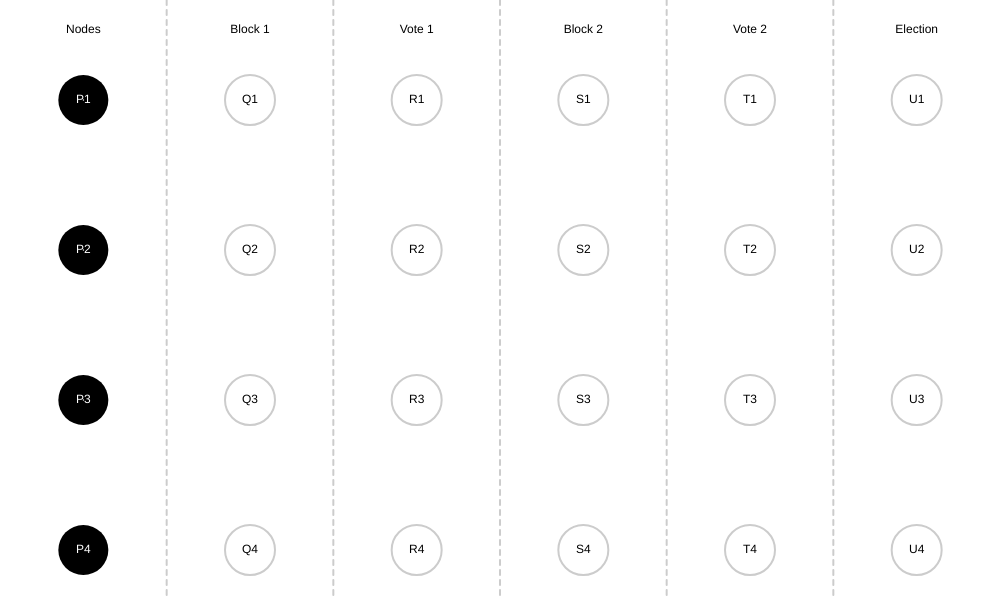
Frame 1 (no input)
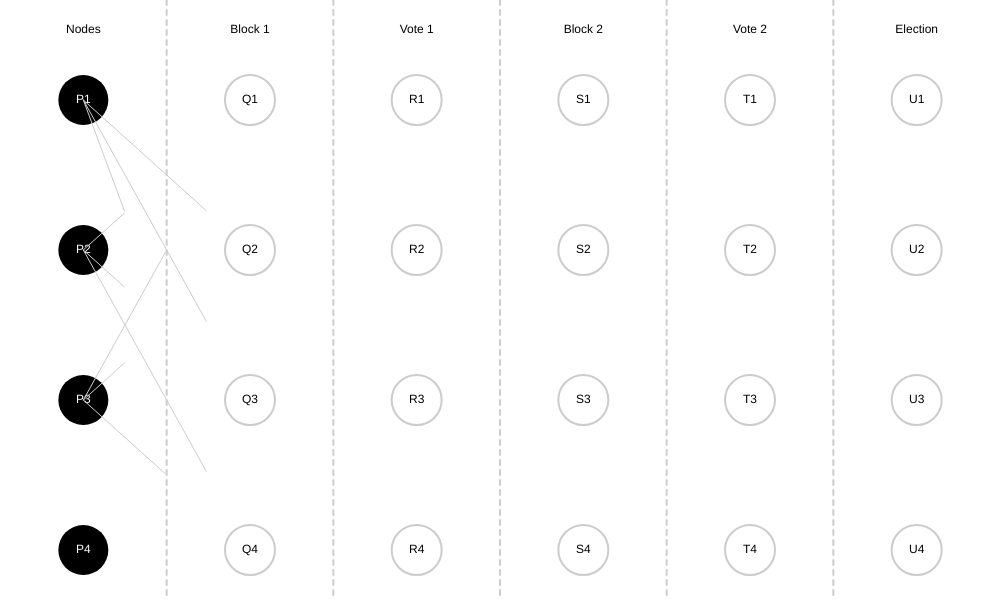
Frame 60 (no input)
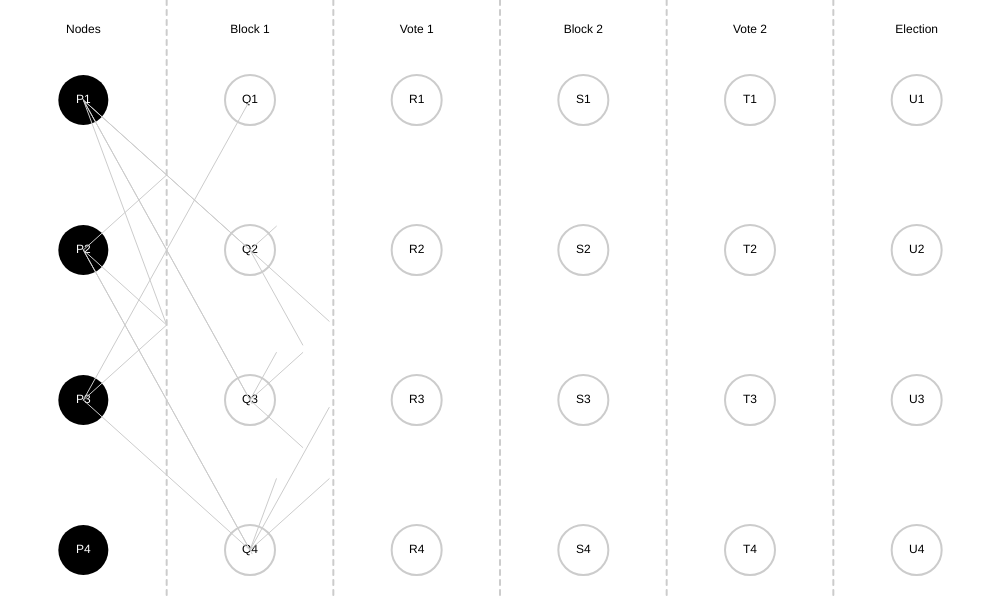
Frame 120 (the mouse pressed at the canvas centre since frame 60)

The p5.js sketch that drew these frames (run headless with seeded random() and noise() and a simulated clock; from frame 60 on, the mouse is pressed at the canvas centre):

// p5.js sketch
// ── sketch.js
let nodes = [];
let points = [];
let stages = ['Nodes', 'Block 1', 'Vote 1', 'Block 2', 'Vote 2', 'Election'];
let stageWidth;
let totalSteps = 120; // Nombre de frames pour compléter une étape
let traits = [];
let restartTime = 6000; // 6 secondes
let simulationEnded = false;
let endTime = 0;

const voteColors = {
  100: '#FFB6C1',   // LightPink
  250: '#ADD8E6',   // LightBlue
  400: '#90EE90',   // LightGreen
  550: '#FFD700'    // LightYellow
};

class Node {
  constructor(x, y, label, startDelay) {
    this.x = x;
    this.y = y;
    this.label = label;
    this.sent = false;
    this.stage = 0; // Nœuds toujours au stage 0
    this.startDelay = startDelay;
    this.startTime = millis();
  }

  draw() {
    fill(0);
    ellipse(this.x, this.y, 50, 50);
    fill(255);
    textAlign(CENTER, CENTER);
    text(this.label, this.x, this.y);
  }

  sendTraits() {
    if (!this.sent && millis() - this.startTime >= this.startDelay) {
      for (let point of points) {
        if (point.stage === 1 && this.y !== point.y) {
          let trait = new Trait(this.x, this.y, point.x, point.y, 0, '#CCCCCC'); // Couleur pastel pour le trait
          traits.push(trait);
        }
      }
      this.sent = true;
    }
  }
}

class Point {
  constructor(x, y, label, stage) {
    this.x = x;
    this.y = y;
    this.label = label;
    this.received = 0;
    this.stage = stage;
    this.sent = false;
    this.color = '#CCCCCC'; // Couleur pastel par défaut pour les cercles
  }

  draw() {
    stroke(this.color);
    fill(255);
    ellipse(this.x, this.y, 50, 50);
    fill(0);
    noStroke();
    textAlign(CENTER, CENTER);
    text(this.label, this.x, this.y);
  }

  sendTraits() {
    let requiredReceived = (this.stage === 3 || this.stage === 5) ? 3 : 1;

    if (this.received >= requiredReceived && !this.sent) {
      for (let point of points) {
        if (this.stage + 1 === point.stage && this.y !== point.y) {
          let trait = new Trait(this.x, this.y, point.x, point.y, 0, '#CCCCCC'); // Couleur pastel pour le trait
          traits.push(trait);
        }
      }
      this.sent = true;
    }
  }

  receiveTrait(trait) {
    if (this.stage === 2 || this.stage === 4) { // Changement de couleur pour Vote 1 et Vote 2
      this.color = voteColors[this.y] || '#CCCCCC'; // Utilisation de la couleur associée
      trait.color = this.color;
    }
    this.received++;
  }
}

class Trait {
  constructor(startX, startY, endX, endY, stepProgress, color) {
    this.startX = startX;
    this.startY = startY;
    this.endX = endX;
    this.endY = endY;
    this.stepProgress = stepProgress;
    this.color = color;
    this.arrived = false;
    this.speed = Math.floor(Math.random() * 3) + 1; // Vitesse aléatoire entre 1 et 3
  }

  draw() {
    stroke(this.color);
    strokeWeight(1);
    line(this.startX, this.startY, lerp(this.startX, this.endX, this.stepProgress), lerp(this.startY, this.endY, this.stepProgress));
    if (!this.arrived) {
      this.stepProgress += this.speed / (totalSteps * 2);
      if (this.stepProgress >= 1) {
        this.arrived = true;
        for (let point of points) {
          if (dist(this.endX, this.endY, point.x, point.y) < 1) {
            point.receiveTrait(this);
          }
        }
        // Vérification si la simulation est terminée
        if (traits.every(trait => trait.arrived)) {
          simulationEnded = true;
          endTime = millis();
        }
      }
    } else {
      stroke(this.color);
      strokeWeight(1);
      line(this.startX, this.startY, this.endX, this.endY);
    }
  }

  checkArrival() {
    return this.arrived;
  }
}

function setup() {
  createCanvas(1000, 600);
  stageWidth = width / stages.length;
  initializeNodesAndPoints();
}

function draw() {
  background(255);
  drawTimeStages();
  drawPoints();

  for (let node of nodes) {
    node.draw();
    node.sendTraits();
  }

  for (let point of points) {
    point.draw();
    point.sendTraits();
  }

  for (let trait of traits) {
    trait.draw();
  }

  if (simulationEnded) {
    if (millis() - endTime >= restartTime) {
      initializeNodesAndPoints();
      simulationEnded = false;
    }
  }
}

function drawTimeStages() {
  stroke('#CCCCCC'); // Couleur pastel pour les lignes de temps
  strokeWeight(2);
  for (let i = 1; i < stages.length; i++) {
    let x = i * stageWidth;
    for (let y = 0; y < height; y += 10) {
      line(x, y, x, y + 5);
    }
  }

  // Dessiner les étiquettes des étapes
  fill(0);
  noStroke();
  textAlign(CENTER, CENTER);
  for (let i = 0; i < stages.length; i++) {
    let x = i * stageWidth + stageWidth / 2;
    text(stages[i], x, 30);
  }
}

function drawPoints() {
  fill('#CCCCCC'); // Couleur pastel pour les cercles
  noStroke();
  for (let point of points) {
    for (let i = 1; i < stages.length; i++) {
      let x = i * stageWidth + stageWidth / 2;
      ellipse(x, point.y, 10, 10);
    }
  }
}

function initializeNodesAndPoints() {
  nodes = [];
  points = [];
  traits = [];
  simulationEnded = false;

  nodes.push(new Node(stageWidth / 2, 100, 'P1', 0));
  nodes.push(new Node(stageWidth / 2, 250, 'P2', 0));
  nodes.push(new Node(stageWidth / 2, 400, 'P3', 0));
  nodes.push(new Node(stageWidth / 2, 550, 'P4', 3000)); // Ajout d'un délai de 3000 millisecondes pour P4

  points.push(new Point(stageWidth * 1.5, 100, 'Q1', 1));
  points.push(new Point(stageWidth * 1.5, 250, 'Q2', 1));
  points.push(new Point(stageWidth * 1.5, 400, 'Q3', 1));
  points.push(new Point(stageWidth * 1.5, 550, 'Q4', 1));

  points.push(new Point(stageWidth * 2.5, 100, 'R1', 2));
  points.push(new Point(stageWidth * 2.5, 250, 'R2', 2));
  points.push(new Point(stageWidth * 2.5, 400, 'R3', 2));
  points.push(new Point(stageWidth * 2.5, 550, 'R4', 2));

  points.push(new Point(stageWidth * 3.5, 100, 'S1', 3));
  points.push(new Point(stageWidth * 3.5, 250, 'S2', 3));
  points.push(new Point(stageWidth * 3.5, 400, 'S3', 3));
  points.push(new Point(stageWidth * 3.5, 550, 'S4', 3));

  points.push(new Point(stageWidth * 4.5, 100, 'T1', 4));
  points.push(new Point(stageWidth * 4.5, 250, 'T2', 4));
  points.push(new Point(stageWidth * 4.5, 400, 'T3', 4));
  points.push(new Point(stageWidth * 4.5, 550, 'T4', 4));

  points.push(new Point(stageWidth * 5.5, 100, 'U1', 5));
  points.push(new Point(stageWidth * 5.5, 250, 'U2', 5));
  points.push(new Point(stageWidth * 5.5, 400, 'U3', 5));
  points.push(new Point(stageWidth * 5.5, 550, 'U4', 5));
}
